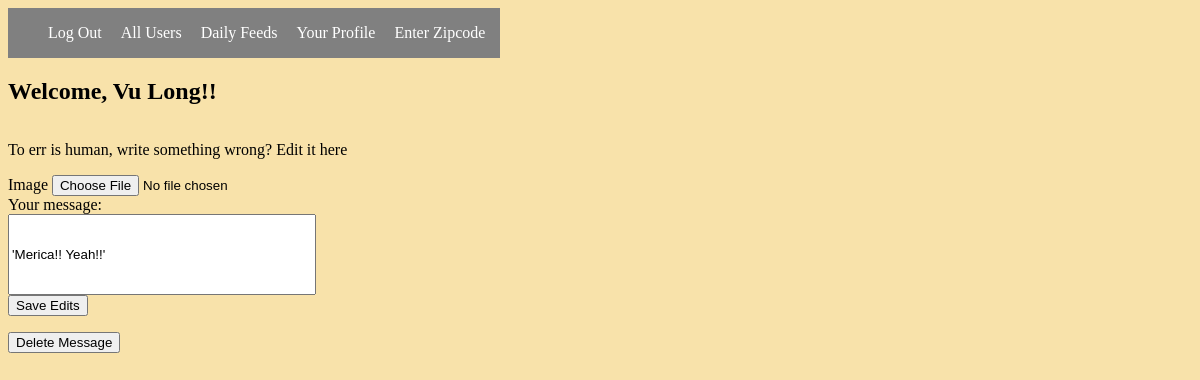
Page /editMessage/15 (signed in) on the committed database.
### rateApp/models.py (models this page shows, shortened)
class User(models.Model):
    firstName = models.CharField(max_length=45)
    lastName = models.CharField(max_length=45)
    image = models.ImageField(upload_to=filepath, null=True, blank=True)
    email = models.EmailField(unique=True)
    username = models.CharField(max_length=45)
    password = models.CharField(max_length=45)
    created_at = models.DateTimeField(auto_now_add=True)
    updated_at = models.DateTimeField(auto_now=True)
    objects = UserManager()

class Message(models.Model):
    message = models.TextField()
    image = models.ImageField(upload_to=filepath, null=True, blank=True)
    user = models.ForeignKey(User, related_name="messages", on_delete = models.CASCADE)
    user_likes = models.ManyToManyField(User, related_name='user_likes')
    created_at = models.DateTimeField(auto_now_add=True)
    updated_at = models.DateTimeField(auto_now=True)

### rateApp/views.py (the view)
# urls.py: path('editMessage/<int:message_id>', views.editMessage),
def editMessage(request, message_id):
    messEd = Message.objects.get(id=message_id)
    context = {
        'editMessage':messEd,
        'users': User.objects.get(id=request.session['user_id']),
    }
    return render(request, 'editMessage.html', context)

### rateApp/templates/editMessage.html (shortened to what this page needs)
<!DOCTYPE html>
<html lang="en">
<head>
    <title>Edit message</title>{% load static %}
    <link rel='stylesheet' href="{% static 'css/styles.css' %}">
</head>
<body>
    <header>
        <nav class="navbar">
          <ul>
            <li><a href="/logout">Log Out</a></li>
            <li><a href="/users">All Users</a></li>
            <li><a href="/success/">Daily Feeds</a></li>
            <li><a href="/profile/">Your Profile</a></li>
            <li><a href="/zipcode/">Enter Zipcode</a></li>
          </ul>
        </nav>
    </header>
    <h2>Welcome, {{users.lastName}} {{users.firstName}}!!</h2>
    <p> To err is human, write something wrong? Edit it here</p>
    <form action="/editMessage/{{ editMessage.id }}" method="post" enctype="multipart/form-data">
        <section>
            <label for="" class="form-label">Image</label>
            <input type="file" name="image"><br>
            <label for='message'>Your message:</label><br>
            <input type='text' name='message' id='message' value="{{editMessage.message}}" class="box">
        </section>
        <button>Save Edits</button>
    </form>
    <p><a href="/deleteMessage/{{message.id}}" class="del"><button>Delete Message</button></a></p>
</body>
</html>

### rateApp/static/css/styles.css (style rules this page uses)
body { background-color: rgb(248, 226, 170); display: flex; flex-direction: column; }
.navbar { background-color: gray; color: white; float: left; }
li { display: inline; margin-right: 15px; }
a { text-decoration: none; color: white; }
.box { min-height: 75px; width: 300px; }
.del { color: cornflowerblue; }

### rows in the picture
User: lastName "Vu", firstName "Long"
Message: message "'Merica!! Yeah!!'"
